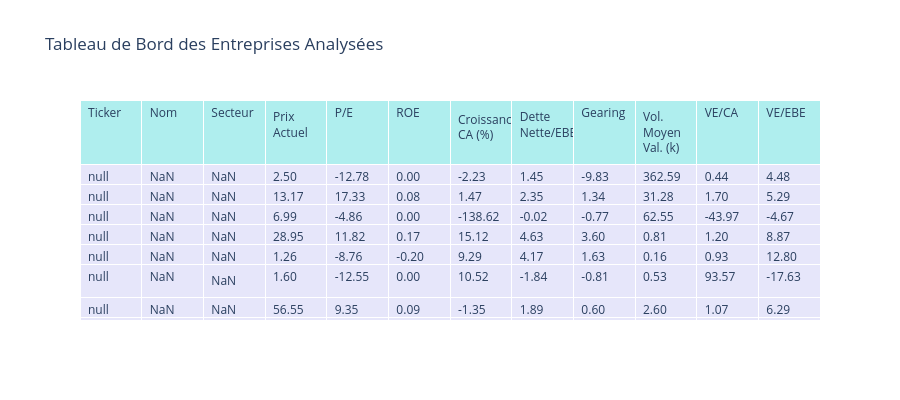
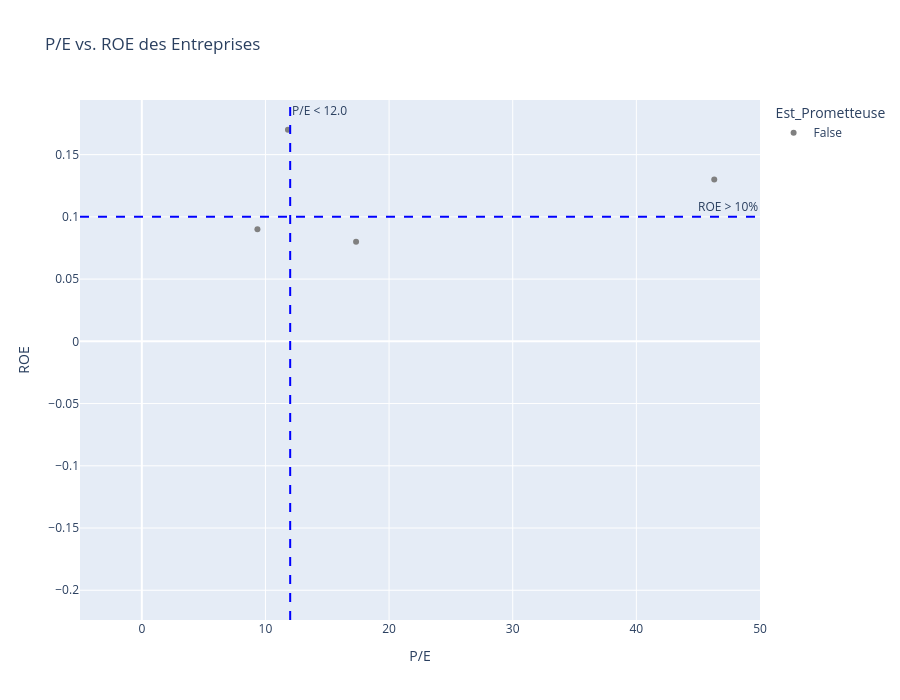

Notebook cell for these charts, in order:
### Code cell
df_entreprises = pd.DataFrame(all_data)
# S'assurer que Ticker est bien l'index
if "Ticker" in df_entreprises.columns:
    df_entreprises.set_index("Ticker", inplace=True)

# Nettoyage initial : supprimer les lignes où le nom indique une erreur de chargement
df_entreprises = df_entreprises[~df_entreprises["Nom"].str.contains("Erreur", na=False)]

cols_to_round = [
    "Prix Actuel",
    "P/E",
    "ROE",
    "P/B",
    "Croissance CA (%)",
    "VE (M)",
    "VE/CA",
    "VE/EBE",
    "Dette Nette/EBE",
    "Gearing",
    "Vol. Moyen Val. (k)",
]
for col in cols_to_round:
    if col in df_entreprises.columns:
        df_entreprises[col] = pd.to_numeric(df_entreprises[col], errors="coerce").round(2)

print("\n--- Données Récupérées (Toutes les entreprises valides) ---")
# Afficher toutes les colonnes, même si larges pour la console
with pd.option_context("display.max_rows", None, "display.max_columns", None, "display.width", 1000):
    print(tabulate(df_entreprises.reset_index(), headers="keys", tablefmt="pipe", showindex=False, floatfmt=".2f"))


# --- Screening des Entreprises Prometteuses (Filtre Strict) ---
# L'entreprise doit avoir les données pour les critères principaux et les respecter
df_prometteuses_strict = df_entreprises.dropna(
    subset=["P/E", "ROE", "Croissance CA (%)", "Dette Nette/EBE", "Gearing", "Vol. Moyen Val. (k)"]
)

df_prometteuses_strict = df_prometteuses_strict[
    (df_prometteuses_strict["P/E"] < SEUIL_PE_MAX)
    & (df_prometteuses_strict["P/E"] > 0)  # P/E doit être positif (entreprise rentable)
    & (df_prometteuses_strict["ROE"] > SEUIL_ROE_MIN)
    & (df_prometteuses_strict["Croissance CA (%)"] > (SEUIL_CROISSANCE_CA_MIN * 100))
    & (df_prometteuses_strict["Dette Nette/EBE"] < SEUIL_DETTE_NETTE_EBE_MAX)
    & (
        df_prometteuses_strict["Dette Nette/EBE"] > -5
    )  # Pour éviter des valeurs extrêmes négatives si EBE très petit et négatif
    & (df_prometteuses_strict["Gearing"] < SEUIL_GEARING_MAX)
    & (df_prometteuses_strict["Gearing"] > 0)  # Gearing doit être positif
    & (df_prometteuses_strict["Vol. Moyen Val. (k)"] > (SEUIL_VOLUME_MOYEN_MIN_VALEUR / 1000))
]

print(f"\n--- PME Potentiellement Prometteuses (Filtre Strict : {len(df_prometteuses_strict)} trouvées) ---")
if not df_prometteuses_strict.empty:
    cols_to_show_prometteuses = [
        "Nom",
        "Secteur",
        "P/E",
        "ROE",
        "Croissance CA (%)",
        "Dette Nette/EBE",
        "Gearing",
        "Vol. Moyen Val. (k)",
        "VE/CA",
        "VE/EBE",  # Garder pour info
    ]
    # S'assurer que les colonnes existent avant de les sélectionner
    cols_to_show_prometteuses = [col for col in cols_to_show_prometteuses if col in df_prometteuses_strict.columns]
    print(
        tabulate(
            df_prometteuses_strict[cols_to_show_prometteuses].reset_index(),
            headers="keys",
            tablefmt="pipe",
            showindex=False,
            floatfmt=".2f",
        )
    )
else:
    print("Aucune entreprise ne correspond à tous les critères stricts avec les données disponibles.")

# --- Visualisations avec Plotly ---
if not df_entreprises.empty:
    print("\nCréation des visualisations Plotly...")

    # Marquer les entreprises prometteuses pour la coloration
    df_entreprises["Est_Prometteuse"] = df_entreprises.index.isin(df_prometteuses_strict.index)

    # 1. Tableau interactif de toutes les données
    fig_table_all_cols = [
        "Nom",
        "Secteur",
        "Prix Actuel",
        "P/E",
        "ROE",
        "Croissance CA (%)",
        "Dette Nette/EBE",
        "Gearing",
        "Vol. Moyen Val. (k)",
        "VE/CA",
        "VE/EBE",
    ]
    # S'assurer que les colonnes existent
    fig_table_all_cols_exist = [col for col in fig_table_all_cols if col in df_entreprises.columns]

    # Préparer les données pour la table, s'assurer que l'index est une colonne pour l'affichage
    df_for_table = df_entreprises.reset_index()

    fig_table_all = go.Figure(
        data=[
            go.Table(
                header=dict(values=["Ticker"] + fig_table_all_cols_exist, fill_color="paleturquoise", align="left"),
                cells=dict(
                    values=[df_for_table["Ticker"]] + [df_for_table[col] for col in fig_table_all_cols_exist],
                    fill_color="lavender",
                    align="left",
                    format=[None] + [".2f"] * (len(fig_table_all_cols_exist) - 2),  # Format numerics
                ),
            )
        ]
    )
    fig_table_all.update_layout(
        title_text="Tableau de Bord des Entreprises Analysées", height=max(400, 50 + len(df_entreprises) * 35)
    )
    fig_table_all.show()

    # 2. Scatter Plot: P/E vs ROE
    df_plot_pe_roe = df_entreprises.dropna(subset=["P/E", "ROE"])
    if not df_plot_pe_roe.empty:
        fig_pe_roe = px.scatter(
            df_plot_pe_roe.reset_index(),
            x="P/E",
            y="ROE",
            text="Ticker",
            color="Est_Prometteuse",
            color_discrete_map={True: "green", False: "grey"},
            hover_data=["Nom", "Secteur", "Croissance CA (%)", "Dette Nette/EBE", "Vol. Moyen Val. (k)"],
            title="P/E vs. ROE des Entreprises",
        )
        fig_pe_roe.add_vline(
            x=SEUIL_PE_MAX, line_dash="dash", line_color="blue", annotation_text=f"P/E < {SEUIL_PE_MAX}"
        )
        fig_pe_roe.add_hline(
            y=SEUIL_ROE_MIN, line_dash="dash", line_color="blue", annotation_text=f"ROE > {SEUIL_ROE_MIN * 100:.0f}%"
        )
        fig_pe_roe.update_xaxes(
            range=[max(-5, df_plot_pe_roe["P/E"].min() - 5), min(50, df_plot_pe_roe["P/E"].max() + 5)]
        )  # Limiter plage P/E
        fig_pe_roe.update_traces(textposition="top center")
        fig_pe_roe.update_layout(height=700)
        fig_pe_roe.show()

    # 3. Bar Chart: Croissance du CA pour les entreprises prometteuses (si elles existent)
    if not df_prometteuses_strict.empty and "Croissance CA (%)" in df_prometteuses_strict.columns:
        df_plot_croissance = df_prometteuses_strict.dropna(subset=["Croissance CA (%)"]).sort_values(
            by="Croissance CA (%)", ascending=False
        )
        if not df_plot_croissance.empty:
            fig_croissance = px.bar(
                df_plot_croissance.reset_index(),
                x="Ticker",
                y="Croissance CA (%)",
                color="Croissance CA (%)",
                text="Croissance CA (%)",
                hover_data=["Nom", "P/E", "ROE"],
                title="Croissance du CA des Entreprises Prometteuses (Filtre Strict)",
            )
            fig_croissance.update_traces(texttemplate="%{text:.2f}%", textposition="outside")
            fig_croissance.update_layout(
                uniformtext_minsize=8, uniformtext_mode="hide", height=max(400, 50 + len(df_plot_croissance) * 30)
            )
            fig_croissance.show()

    # 4. Scatter Plot: Dette Nette/EBE vs Gearing (pour les prometteuses)
    df_plot_debt = df_prometteuses_strict.dropna(subset=["Dette Nette/EBE", "Gearing"])
    if not df_plot_debt.empty:
        fig_debt = px.scatter(
            df_plot_debt.reset_index(),
            x="Dette Nette/EBE",
            y="Gearing",
            text="Ticker",
            color_discrete_sequence=["purple"],  # Toutes prometteuses ici
            hover_data=["Nom", "Secteur", "P/E", "ROE", "Vol. Moyen Val. (k)"],
            title="Endettement des Entreprises Prometteuses (Filtre Strict)",
        )
        fig_debt.add_vline(
            x=SEUIL_DETTE_NETTE_EBE_MAX,
            line_dash="dash",
            line_color="orange",
            annotation_text=f"Dette/EBE < {SEUIL_DETTE_NETTE_EBE_MAX}",
        )
        fig_debt.add_hline(
            y=SEUIL_GEARING_MAX, line_dash="dash", line_color="orange", annotation_text=f"Gearing < {SEUIL_GEARING_MAX}"
        )
        fig_debt.update_traces(textposition="top center")
        fig_debt.update_layout(height=700)
        fig_debt.show()

else:
    print("\nPas assez de données valides pour générer les graphiques Plotly.")

print("\nAnalyse terminée.")

### Figure 1 — Plotly figure (JSON) as saved in the notebook; plotly's stock layout.template omitted (floating-point values rounded to 4 significant figures)
{"data": [{"cells": {"align": "left", "fill": {"color": "lavender"}, "format": [null, ".2f", ".2f", ".2f", ".2f", ".2f", ".2f", ".2f", ".2f", ".2f"], "values": [[null, null, null, null, null, null, null, null], ["Claranova SE", "Orange S.A.", "Nanobiotix S.A.", "GL Events SA", "Diagnostic Medical Systems S.A.", "AB Science S.A.", "Vicat S.A.", "Thales S.A."], ["Software - Application", "Telecom Services", "Biotechnology", "Specialty Business Services", "Medical Devices", "Drug Manufacturers - Specialty & Generic", "Building Materials", "Aerospace & Defense"], [2.5, 13.17, 6.99, 28.95, 1.26, 1.6, 56.55, 235.2], [-12.78, 17.33, -4.86, 11.82, -8.76, -12.55, 9.35, 46.3], [null, 0.08, null, 0.17, -0.2, null, 0.09, 0.13], [-2.23, 1.47, -138.6, 15.12, 9.29, 10.52, -1.35, 11.66], [1.45, 2.35, -0.02, 4.63, 4.17, -1.84, 1.89, 1.26], [-9.83, 1.34, -0.77, 3.6, 1.63, -0.81, 0.6, 1.02], [362.6, 31.28, 62.55, 0.81, 0.16, 0.53, 2.6, 68900.0], [0.44, 1.7, -43.97, 1.2, 0.93, 93.57, 1.07, 2.37], [4.48, 5.29, -4.67, 8.87, 12.8, -17.63, 6.29, 18.61]]}, "header": {"align": "left", "fill": {"color": "paleturquoise"}, "values": ["Ticker", "Nom", "Secteur", "Prix Actuel", "P/E", "ROE", "Croissance CA (%)", "Dette Nette/EBE", "Gearing", "Vol. Moyen Val. (k)", "VE/CA", "VE/EBE"]}, "type": "table"}], "layout": {"height": 400, "title": {"text": "Tableau de Bord des Entreprises Analysées"}}}

### Figure 2 — Plotly figure (JSON) as saved in the notebook; plotly's stock layout.template omitted (floating-point values rounded to 4 significant figures)
{"data": [{"customdata": [["Orange S.A.", "Telecom Services", 1.47, 2.35, 31.28], ["GL Events SA", "Specialty Business Services", 15.12, 4.63, 0.81], ["Diagnostic Medical Systems S.A.", "Medical Devices", 9.29, 4.17, 0.16], ["Vicat S.A.", "Building Materials", -1.35, 1.89, 2.6], ["Thales S.A.", "Aerospace & Defense", 11.66, 1.26, 68900.0]], "hovertemplate": "Est_Prometteuse=False<br>P/E=%{x}<br>ROE=%{y}<br>Ticker=%{text}<br>Nom=%{customdata[0]}<br>Secteur=%{customdata[1]}<br>Croissance CA (%)=%{customdata[2]}<br>Dette Nette/EBE=%{customdata[3]}<br>Vol. Moyen Val. (k)=%{customdata[4]}<extra></extra>", "legendgroup": "False", "marker": {"color": "grey", "symbol": "circle"}, "mode": "markers+text", "name": "False", "orientation": "v", "showlegend": true, "text": [null, null, null, null, null], "textposition": "top center", "type": "scatter", "x": [17.33, 11.82, -8.76, 9.35, 46.3], "xaxis": "x", "y": [0.08, 0.17, -0.2, 0.09, 0.13], "yaxis": "y"}], "layout": {"annotations": [{"showarrow": false, "text": "P/E < 12.0", "x": 12, "xanchor": "left", "xref": "x", "y": 1, "yanchor": "top", "yref": "y domain"}, {"showarrow": false, "text": "ROE > 10%", "x": 1, "xanchor": "right", "xref": "x domain", "y": 0.1, "yanchor": "bottom", "yref": "y"}], "height": 700, "legend": {"title": {"text": "Est_Prometteuse"}, "tracegroupgap": 0}, "shapes": [{"line": {"color": "blue", "dash": "dash"}, "type": "line", "x0": 12, "x1": 12, "xref": "x", "y0": 0, "y1": 1, "yref": "y domain"}, {"line": {"color": "blue", "dash": "dash"}, "type": "line", "x0": 0, "x1": 1, "xref": "x domain", "y0": 0.1, "y1": 0.1, "yref": "y"}], "title": {"text": "P/E vs. ROE des Entreprises"}, "xaxis": {"anchor": "y", "domain": [0, 1], "range": [-5, 50], "title": {"text": "P/E"}}, "yaxis": {"anchor": "x", "domain": [0, 1], "title": {"text": "ROE"}}}}
